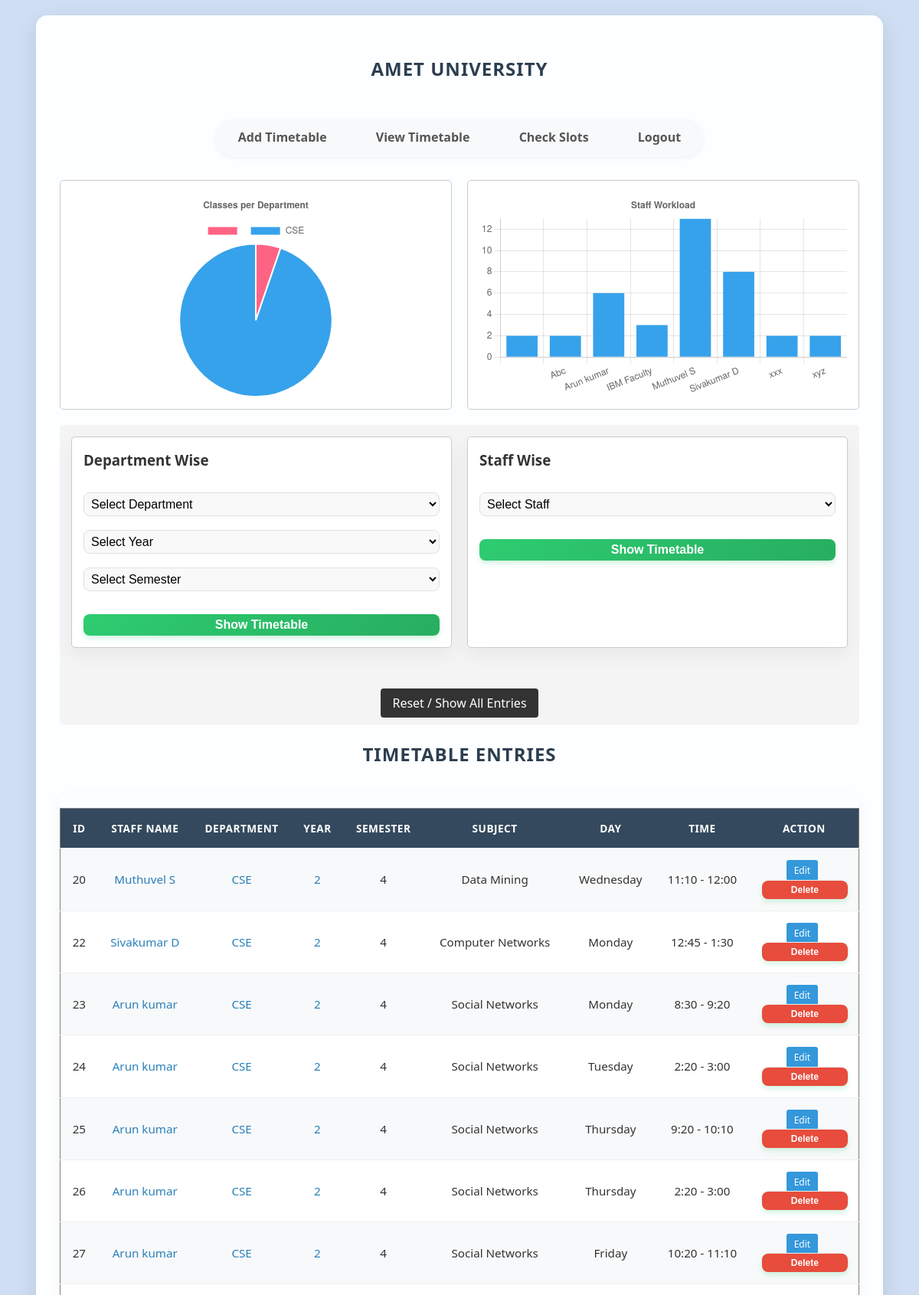
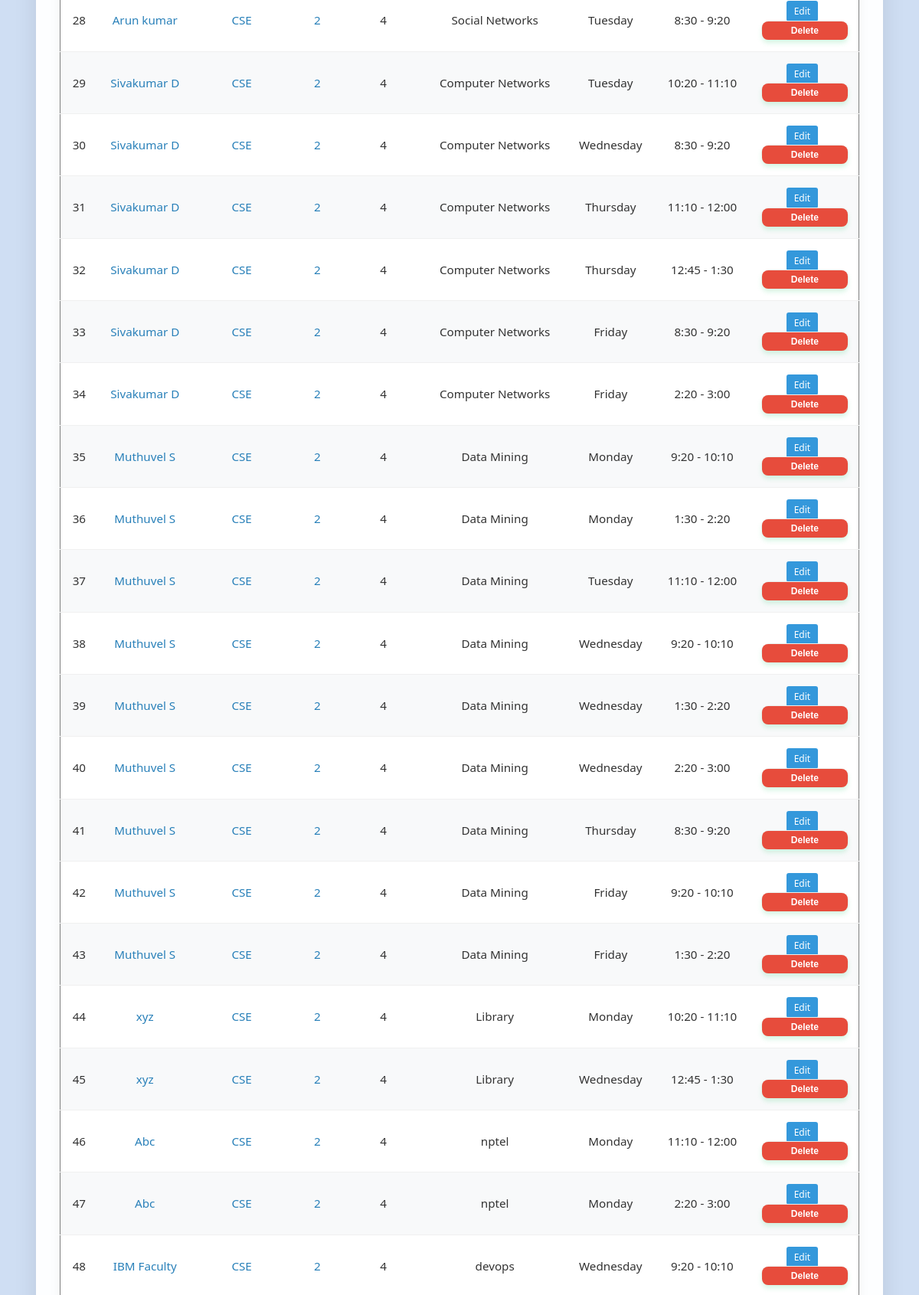
/dashboard (upper part), run on the app's committed database (2 pictures, top to bottom).
### tables this page shows
CREATE TABLE timetable (
            id INTEGER PRIMARY KEY AUTOINCREMENT,
            staff_name TEXT NOT NULL,
            department TEXT NOT NULL,
            semester TEXT NOT NULL,
            subject TEXT NOT NULL,
            day TEXT NOT NULL,
            time TEXT NOT NULL
        , year TEXT DEFAULT '', room TEXT DEFAULT '');

### App.py (the view, shortened to what this page needs)
@app.route("/dashboard")
def dashboard():
    db = get_db()
    staff_name = request.args.get("staff_name")
    department = request.args.get("department")
    year = request.args.get("year")
    query = "SELECT * FROM timetable WHERE 1=1"
    params = []
    if staff_name:
        query += " AND staff_name = ?"
        params.append(staff_name)
    if department:
        query += " AND department = ?"
        params.append(department)
    if year:
        query += " AND year = ?"
        params.append(year)
    entries = db.execute(query, params).fetchall()
    departments = db.execute("SELECT DISTINCT department FROM timetable WHERE department != '' ORDER BY department").fetchall()
    years = db.execute("SELECT DISTINCT year FROM timetable WHERE year != '' ORDER BY year").fetchall()
    semesters = db.execute("SELECT DISTINCT semester FROM timetable WHERE semester != '' ORDER BY semester").fetchall()
    staff_list = db.execute("SELECT DISTINCT staff_name FROM timetable WHERE staff_name != '' ORDER BY staff_name").fetchall()
    dept_counts = db.execute("SELECT department, COUNT(*) as count FROM timetable GROUP BY department").fetchall()
    staff_counts = db.execute("SELECT staff_name, COUNT(*) as count FROM timetable GROUP BY staff_name").fetchall()
    dept_analytics = {"labels": [row["department"] for row in dept_counts], "data": [row["count"] for row in dept_counts]}
    staff_analytics = {"labels": [row["staff_name"] for row in staff_counts], "data": [row["count"] for row in staff_counts]}
    mode = request.args.get("mode")
    if mode:
        session['export_mode'] = mode
        session['export_dept'] = request.args.get("department")
        session['export_year'] = request.args.get("year")
        session['export_sem'] = request.args.get("semester")
        session['export_staff'] = request.args.get("staff_name")
    grid_view = False
    schedule = {d: {t: None for t in time_slots} for d in days}
    filter_desc = ""
    return render_template("dashboard.html", entries=entries, departments=departments, years=years, semesters=semesters, staff_list=staff_list, time_slots=time_slots, days=days, grid_view=grid_view, schedule=schedule, filter_desc=filter_desc, username=session.get("username", "Guest"), dept_analytics=dept_analytics, staff_analytics=staff_analytics)

### App.py (called while the page is built)
def get_db():
    if "db" not in g:
        g.db = sqlite3.connect(DB_PATH)
        g.db.row_factory = sqlite3.Row
    return g.db

### Templates/dashboard.html (shortened to what this page needs)
<!DOCTYPE html>
<html lang="en">
<head>
    <link rel="stylesheet" href="{{ url_for('static', filename='style.css') }}">
</head>
<body class="dashboard-page">
    <div class="container">
        <h2>Amet University</h2>
        <nav>
            <ul>
                <li><a href="{{ url_for('add_entry') }}">Add Timetable</a></li>
                <li><a href="{{ url_for('dashboard') }}">View Timetable</a></li>
                <li><a href="{{ url_for('check_slots') }}">Check Slots</a></li>
                <li><a href="{{ url_for('logout') }}">Logout</a></li>
            </ul>
        </nav>
                <div class="no-print charts-container" style="display: flex; gap: 20px; margin-bottom: 20px; height: 300px;">
                    <div style="flex: 1; background: white; padding: 15px; border-radius: 5px; border: 1px solid #ccc;">
                        <canvas id="deptChart"></canvas>
                    </div>
                    <div style="flex: 1; background: white; padding: 15px; border-radius: 5px; border: 1px solid #ccc;">
                        <canvas id="staffChart"></canvas>
                    </div>
                </div>
                <div class="no-print" style="margin: 20px 0; padding: 15px; background: #f4f4f4; border-radius: 5px; display: flex; gap: 20px; flex-wrap: wrap;">
                    <form action="{{ url_for('dashboard') }}" method="GET" style="border: 1px solid #ccc; padding: 15px; border-radius: 5px; background: #fff; flex: 1;">
                        <h3 style="margin-top: 0;">Department Wise</h3>
                        <select name="department" required style="padding: 5px; margin-right: 5px;">
                            <option value="" disabled selected>Select Department</option>
                        </select>
                        <select name="year" required style="padding: 5px; margin-right: 5px;">
                            <option value="" disabled selected>Select Year</option>
                        </select>
                        <select name="semester" required style="padding: 5px; margin-right: 5px;">
                            <option value="" disabled selected>Select Semester</option>
                        </select>
                        <button type="submit" style="padding: 5px 10px; cursor: pointer;">Show Timetable</button>
                    </form>
                    <form action="{{ url_for('dashboard') }}" method="GET" style="border: 1px solid #ccc; padding: 15px; border-radius: 5px; background: #fff; flex: 1;">
                        <h3 style="margin-top: 0;">Staff Wise</h3>
                        <select name="staff_name" required style="padding: 5px; margin-right: 5px;">
                            <option value="" disabled selected>Select Staff</option>
                        </select>
                        <button type="submit" style="padding: 5px 10px; cursor: pointer;">Show Timetable</button>
                    </form>
                    <div style="flex-basis: 100%; text-align: center; margin-top: 10px;">
                        <a href="{{ url_for('dashboard') }}" style="text-decoration: none; background: #333; color: #fff; padding: 8px 15px; border-radius: 4px;">Reset / Show All Entries</a>
                    </div>
                </div>
                <h2>Timetable Entries</h2>
                <div class="table-responsive">
                <table border="1" cellpadding="8" cellspacing="0">
                        <tr>
                                <th>ID</th>
                                <th>Staff Name</th>
                                <th>Department</th>
                                <th>Year</th>
                                <th>Semester</th>
                                <th>Subject</th>
                                <th>Day</th>
                                <th>Time</th>
                                <th>Action</th>
                        </tr>
                        {% for row in entries %}
                        <tr>
                                <td>{{ row.id }}</td>
                                <td><a href="{{ url_for('dashboard', staff_name=row.staff_name) }}">{{ row.staff_name }}</a></td>
                                <td><a href="{{ url_for('dashboard', department=row.department) }}">{{ row.department }}</a></td>
                                <td><a href="{{ url_for('dashboard', year=row.year) }}">{{ row.year }}</a></td>
                                <td>{{ row.semester }}</td>
                                <td>{{ row.subject }}</td>
                                <td>{{ row.day }}</td>
                                <td>{{ row.time }}</td>
                                <td>
                                    <a href="{{ url_for('edit_entry', entry_id=row.id) }}" style="text-decoration: none; background: #3498db; color: white; padding: 5px 10px; border-radius: 3px; font-size: 12px; margin-right: 5px;">Edit</a>
                                    <form method="POST" action="{{ url_for('delete_entry', entry_id=row.id) }}" style="display:inline; width:auto; padding:0; margin:0; background:none; box-shadow:none;">
                                        <button type="submit" onclick="return confirm('Are you sure you want to delete this entry?');" style="margin:0; padding:5px 10px; background:#e74c3c; font-size:12px;">Delete</button>
                                    </form>
                                </td>
                        </tr>
                        {% endfor %}
                </table>
                </div>
        </div>
    <script>
        // Parse data passed from Flask (Wrapped in quotes to prevent IDE syntax errors)
        const deptData = JSON.parse('{{ dept_analytics | tojson | safe }}');
        const staffData = JSON.parse('{{ staff_analytics | tojson | safe }}');
        // 1. Department Distribution Chart (Pie)
        if (deptData && deptData.labels && deptData.labels.length > 0) {
            new Chart(document.getElementById('deptChart'), {
                type: 'pie',
                data: {
                    labels: deptData.labels,
                    datasets: [{
                        data: deptData.data,
                        backgroundColor: ['#FF6384', '#36A2EB', '#FFCE56', '#4BC0C0', '#9966FF', '#FF9F40']
                    }]
                },
                options: {
                    responsive: true,
                    maintainAspectRatio: false,
                    plugins: {
                        title: { display: true, text: 'Classes per Department' }
                    }
                }
            });
        }
        // 2. Staff Workload Chart (Bar)
        if (staffData && staffData.labels && staffData.labels.length > 0) {
            new Chart(document.getElementById('staffChart'), {
                type: 'bar',
                data: {
                    labels: staffData.labels,
                    datasets: [{
                        label: 'Classes Assigned',
                        data: staffData.data,
                        backgroundColor: '#36A2EB'
                    }]
                },
                options: {
                    responsive: true,
                    maintainAspectRatio: false,
                    scales: {
                        y: { beginAtZero: true, ticks: { stepSize: 1 } }
                    },
                    plugins: {
                        title: { display: true, text: 'Staff Workload' },
                        legend: { display: false }
                    }
                }
            });
        }
    </script>
</body>
</html>

### Static/Style.css (style rules this page uses)
body { font-family: 'Segoe UI', 'Roboto', 'Helvetica Neue', Arial, sans-serif; background: linear-gradient(135deg, #f5f7fa 0%, #c3cfe2 100%); margin: 0; padding: 0; color: #333; line-height: 1.6; }
.dashboard-page { background: linear-gradient(rgba(255, 255, 255, 0.85), rgba(255, 255, 255, 0.85)), url('background.jpg') no-repeat center center fixed; background-size: cover; }
.container { width: 90%; max-width: 1200px; margin: 40px auto; background: rgba(255, 255, 255, 0.9); backdrop-filter: blur(10px); padding: 40px; border-radius: 16px; box-shadow: 0 15px 35px rgba(0,0,0,0.1); border: 1px solid rgba(255, 255, 255, 0.5); }
h2 { text-align: center; color: #2c3e50; margin-bottom: 30px; font-weight: 700; letter-spacing: 1px; text-transform: uppercase; }
a { text-decoration: none; color: #2980b9; font-weight: 500; transition: color 0.3s ease; }
nav ul { list-style-type: none; padding: 10px 20px; text-align: center; margin-bottom: 40px; background: #ffffff; border-radius: 50px; display: inline-block; position: relative; left: 50%; transform: translateX(-50%); box-shadow: 0 5px 15px rgba(0,0,0,0.05); }
nav ul li { display: inline-block; margin: 0 5px; }
nav ul li a { padding: 10px 25px; background: transparent; color: #555; border-radius: 30px; box-shadow: none; transition: all 0.3s ease; }
form { width: 100%; max-width: 600px; margin: 0 auto 30px auto; background: #ffffff; padding: 30px; border-radius: 12px; box-shadow: 0 10px 25px rgba(0,0,0,0.05); border: 1px solid #f0f0f0; }
input[type="text"], input[type="password"], select { width: 100%; padding: 12px; margin-top: 8px; border-radius: 8px; border: 1px solid #e0e0e0; background: #f9f9f9; font-size: 1rem; margin-bottom: 10px; box-sizing: border-box; transition: all 0.3s ease; }
button { margin-top: 20px; padding: 12px 24px; border: none; background: linear-gradient(135deg, #2ecc71 0%, #27ae60 100%); color: white; font-weight: 700; border-radius: 8px; cursor: pointer; font-size: 1rem; transition: transform 0.2s, box-shadow 0.2s; box-shadow: 0 4px 6px rgba(46, 204, 113, 0.2); width: 100%; }
.table-responsive { overflow-x: auto; border-radius: 12px; box-shadow: 0 5px 15px rgba(0,0,0,0.05); }
table { width: 100%; border-collapse: collapse; margin-top: 0; background: white; min-width: 600px; }
table th, table td { padding: 15px; border-bottom: 1px solid #f0f0f0; text-align: center; font-size: 0.95rem; border-right: none; border-left: none; border-top: none; }
table th { background: #34495e; color: white; font-weight: 600; text-transform: uppercase; font-size: 0.85rem; letter-spacing: 0.5px; }
table tr:nth-child(even) { background: #f8f9fa; }

### data on the page
timetable: id "20", staff_name "Muthuvel S", department "CSE", year "2", semester "4", subject "Data Mining", day "Wednesday", time "11:10 - 12:00"
timetable: id "22", staff_name "Sivakumar D", department "CSE", year "2", semester "4", subject "Computer Networks", day "Monday", time "12:45 - 1:30"
timetable: id "23", staff_name "Arun kumar", department "CSE", year "2", semester "4", subject "Social Networks", day "Monday", time "8:30 - 9:20"
timetable: id "24", staff_name "Arun kumar", department "CSE", year "2", semester "4", subject "Social Networks", day "Tuesday", time "2:20 - 3:00"
timetable: id "25", staff_name "Arun kumar", department "CSE", year "2", semester "4", subject "Social Networks", day "Thursday", time "9:20 - 10:10"
timetable: id "26", staff_name "Arun kumar", department "CSE", year "2", semester "4", subject "Social Networks", day "Thursday", time "2:20 - 3:00"
timetable: id "27", staff_name "Arun kumar", department "CSE", year "2", semester "4", subject "Social Networks", day "Friday", time "10:20 - 11:10"
timetable: id "28", staff_name "Arun kumar", department "CSE", year "2", semester "4", subject "Social Networks", day "Tuesday", time "8:30 - 9:20"
timetable: id "29", staff_name "Sivakumar D", department "CSE", year "2", semester "4", subject "Computer Networks", day "Tuesday", time "10:20 - 11:10"
timetable: id "30", staff_name "Sivakumar D", department "CSE", year "2", semester "4", subject "Computer Networks", day "Wednesday", time "8:30 - 9:20"
timetable: id "31", staff_name "Sivakumar D", department "CSE", year "2", semester "4", subject "Computer Networks", day "Thursday", time "11:10 - 12:00"
timetable: id "32", staff_name "Sivakumar D", department "CSE", year "2", semester "4", subject "Computer Networks", day "Thursday", time "12:45 - 1:30"
timetable: id "33", staff_name "Sivakumar D", department "CSE", year "2", semester "4", subject "Computer Networks", day "Friday", time "8:30 - 9:20"
timetable: id "34", staff_name "Sivakumar D", department "CSE", year "2", semester "4", subject "Computer Networks", day "Friday", time "2:20 - 3:00"
timetable: id "35", staff_name "Muthuvel S", department "CSE", year "2", semester "4", subject "Data Mining", day "Monday", time "9:20 - 10:10"
timetable: id "36", staff_name "Muthuvel S", department "CSE", year "2", semester "4", subject "Data Mining", day "Monday", time "1:30 - 2:20"
timetable: id "37", staff_name "Muthuvel S", department "CSE", year "2", semester "4", subject "Data Mining", day "Tuesday", time "11:10 - 12:00"
timetable: id "38", staff_name "Muthuvel S", department "CSE", year "2", semester "4", subject "Data Mining", day "Wednesday", time "9:20 - 10:10"
timetable: id "39", staff_name "Muthuvel S", department "CSE", year "2", semester "4", subject "Data Mining", day "Wednesday", time "1:30 - 2:20"
timetable: id "40", staff_name "Muthuvel S", department "CSE", year "2", semester "4", subject "Data Mining", day "Wednesday", time "2:20 - 3:00"
timetable: id "41", staff_name "Muthuvel S", department "CSE", year "2", semester "4", subject "Data Mining", day "Thursday", time "8:30 - 9:20"
timetable: id "42", staff_name "Muthuvel S", department "CSE", year "2", semester "4", subject "Data Mining", day "Friday", time "9:20 - 10:10"
timetable: id "43", staff_name "Muthuvel S", department "CSE", year "2", semester "4", subject "Data Mining", day "Friday", time "1:30 - 2:20"
timetable: id "44", staff_name "xyz", department "CSE", year "2", semester "4", subject "Library", day "Monday", time "10:20 - 11:10"
timetable: id "45", staff_name "xyz", department "CSE", year "2", semester "4", subject "Library", day "Wednesday", time "12:45 - 1:30"
timetable: id "46", staff_name "Abc", department "CSE", year "2", semester "4", subject "nptel", day "Monday", time "11:10 - 12:00"
timetable: id "47", staff_name "Abc", department "CSE", year "2", semester "4", subject "nptel", day "Monday", time "2:20 - 3:00"
timetable: id "48", staff_name "IBM Faculty", department "CSE", year "2", semester "4", subject "devops", day "Wednesday", time "9:20 - 10:10"

### other printed values
chart data {{ dept_analytics | tojson | safe }} {"data": [2, 36], "labels": ["", "CSE"]}
chart data {{ staff_analytics | tojson | safe }} {"data": [2, 2, 6, 3, 13, 8, 2, 2], "labels": ["", "Abc", "Arun kumar", "IBM Faculty", "Muthuvel S", "Sivakumar D", "xxx", "xyz"]}
